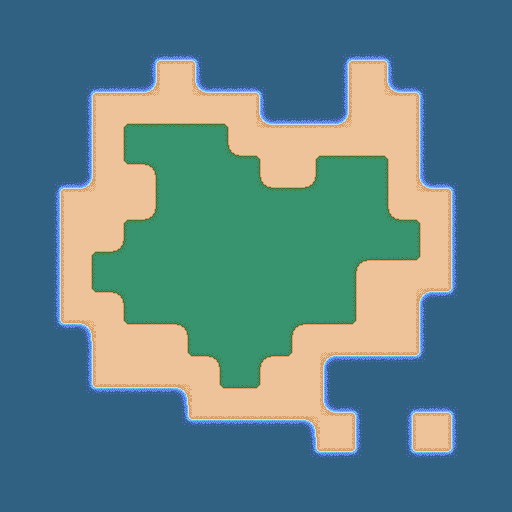

This is a level from a 2D game, rendered from its Tiled map with the project's own tilesets. A one-line summary and the complete map file follow:
An orthogonal 16x16 tile map with 32x32 px tiles, 1 tile layer (background).

<map version="1.0" orientation="orthogonal" renderorder="right-down" width="16" height="16" tilewidth="32" tileheight="32" nextobjectid="1">
 <tileset firstgid="1" name="terrain" tilewidth="32" tileheight="32" tilecount="64" columns="8">
  <image source="../static/img/terrain.png" width="256" height="256" />
  <terraintypes>
   <terrain name="grass" tile="-1" />
   <terrain name="sand" tile="-1" />
   <terrain name="water" tile="-1" />
  </terraintypes>
  <tile id="0" terrain="1,1,1,0" />
  <tile id="1" terrain="1,1,0,0" />
  <tile id="2" terrain="1,1,0,1" />
  <tile id="3" terrain="1,1,1,1">
   <properties>
    <property name="fertility" type="float" value="0.01" />
   </properties>
  </tile>
  <tile id="4" terrain="1,1,1,2" />
  <tile id="5" terrain="1,1,2,2" />
  <tile id="6" terrain="1,1,2,1" />
  <tile id="8" terrain="1,0,1,0" />
  <tile id="9" terrain="0,0,0,0">
   <properties>
    <property name="fertility" type="float" value="0.87" />
    <property name="stable" type="bool" value="true" />
   </properties>
  </tile>
  <tile id="10" terrain="0,1,0,1" />
  <tile id="12" terrain="1,2,1,2" />
  <tile id="13" terrain="2,2,2,2">
   <properties>
    <property name="fertility" type="float" value="0" />
   </properties>
  </tile>
  <tile id="14" terrain="2,1,2,1" />
  <tile id="16" terrain="1,0,1,1" />
  <tile id="17" terrain="0,0,1,1" />
  <tile id="18" terrain="0,1,1,1" />
  <tile id="20" terrain="1,2,1,1" />
  <tile id="21" terrain="2,2,1,1" />
  <tile id="22" terrain="2,1,1,1" />
  <tile id="24" terrain="0,0,0,1" />
  <tile id="25" terrain="0,0,1,0" />
  <tile id="28" terrain="2,2,2,1" />
  <tile id="29" terrain="2,2,1,2" />
  <tile id="32" terrain="0,1,0,0" />
  <tile id="33" terrain="1,0,0,0" />
  <tile id="36" terrain="2,1,2,2" />
  <tile id="37" terrain="1,2,2,2" />
 </tileset>
 <layer name="background" width="16" height="16">
  <data encoding="csv">
14,14,14,14,14,14,14,14,14,14,14,14,14,14,14,14,
14,14,14,14,29,22,30,14,14,14,29,22,30,14,14,14,
14,14,29,22,23,4,21,22,30,14,15,4,21,30,14,14,
14,14,15,1,2,2,2,3,21,22,23,4,4,13,14,14,
14,14,15,9,10,10,10,33,3,1,2,2,3,13,14,14,
14,29,23,17,26,10,10,10,33,34,10,10,11,21,30,14,
14,15,4,1,34,10,10,10,10,10,10,10,33,3,13,14,
14,15,1,34,10,10,10,10,10,10,10,10,10,11,13,14,
14,15,9,10,10,10,10,10,10,10,10,25,18,19,13,14,
14,15,17,26,10,10,10,10,10,10,10,11,4,5,38,14,
14,37,7,17,18,26,10,10,10,25,18,19,4,13,14,14,
14,14,15,4,4,17,26,10,25,19,5,6,6,38,14,14,
14,14,37,6,6,7,17,18,19,4,21,30,29,22,30,14,
14,14,14,14,14,37,6,6,6,7,4,13,15,4,13,14,
14,14,14,14,14,14,14,14,14,37,6,38,37,6,38,14,
14,14,14,14,14,14,14,14,14,14,14,14,14,14,14,14
</data>
 </layer>
</map>